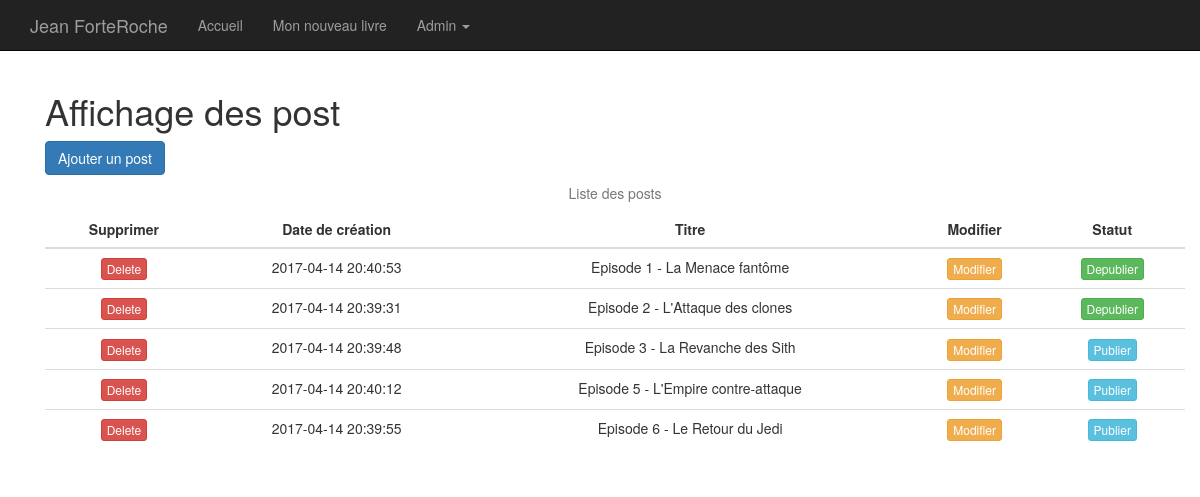
Page /admin/posts (signed in) on the earlier database version.
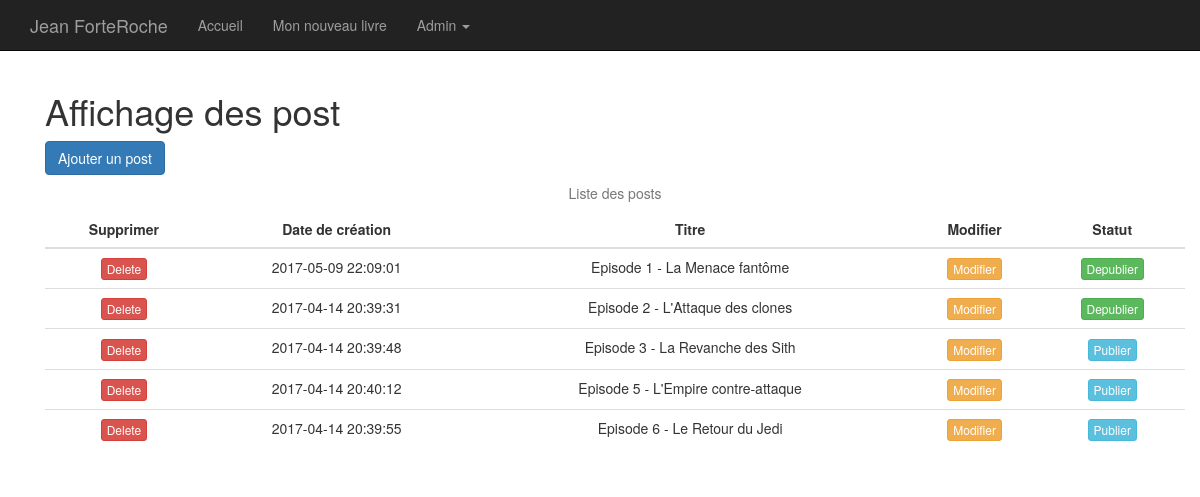
Same page on the later database version.
### tables this page shows
CREATE TABLE `t_billet` (
  `BIL_ID` int(11) NOT NULL AUTO_INCREMENT,
  `BIL_DATE` datetime NOT NULL,
  `BIL_TITRE` varchar(100) NOT NULL,
  `BIL_CONTENU` text NOT NULL,
  `BIL_STATUS` int(11) NOT NULL DEFAULT '0',
  PRIMARY KEY (`BIL_ID`)
);

### Core/Lib/Controller.php (called while the page is built, shortened)
<?php
class Controller
{
    protected $template = TEMPLATE;
    protected function render($repository, $view, $variables = []){
        $dossier = ucfirst($repository);
        $fichier = ucfirst($view);
        extract($variables);
        require (ROOT . '/Web/' . $dossier . '/View/View' . $fichier . '.php');
        $content = ob_get_clean();
        require($this->template);
    }
}

### Web/Admin/Controller/ControllerPost.php (called while the page is built, shortened)
<?php
class ControllerPost extends ControllerAdmin
{
    private $model;
    public function __construct()
    {
        $this->model = new ModelPosts();
    }
    public function viewPostsAdmin()
    {
        $titre = "Affichage des post";
        $posts = $this->model->getAllPosts();
        $this->render('admin', 'posts', compact('titre','posts'));
    }
}

### Core/Lib/App.php (called while the page is built, shortened)
<?php
class App {
    private $router;
    private $requestFactory;
    public function __construct(array $config)
    {
        $this->router = new Router($config);
        $this->requestFactory = new RequestFactory();
    }
    public function run()
    {
        $request = $this->requestFactory->buildRequest(array_key_exists('url',$_GET) ? $_GET['url'] : '');
        $route = $this->router->findRoute($request->getUrl());
        $controller = $route->getController();
        $action = $route->getAction();
        $controller->$action();
    }
}

### index.php (called while the page is built, shortened)
<?php
$config = [];
$app = new \Core\Lib\App($config);
$app->run();

### Core/Lib/Connexion.php (called while the page is built, shortened)
<?php
class Connexion
{
    private $PDOInstance = null;
    static $instance = null;
    public function __construct()
    {
            $this->PDOInstance = new \PDO('mysql:dbname='.self::DBNAME.';charset=utf8;host='.self::HOST,self::USER ,self::PASS,array(
                \PDO::MYSQL_ATTR_INIT_COMMAND => "SET NAMES 'utf8'",
                \PDO::ATTR_ERRMODE => \PDO::ERRMODE_EXCEPTION,
                \PDO::ATTR_DEFAULT_FETCH_MODE => \PDO::FETCH_OBJ,
            ));
    }
    public static function getInstance()
    {
        if(is_null(self::$instance))
        {
            self::$instance = new Connexion();
        }
        return self::$instance;
    }
    public function getQuery($query)
    {
        return $this->PDOInstance->query($query);
    }
}

### Core/Lib/DatabaseRepository.php (called while the page is built, shortened)
<?php
class DatabaseRepository
{
    function __construct()
    {
        $this->db = Connexion::getInstance();
    }
}

### Web/Blog/Model/ModelPosts.php (called while the page is built, shortened)
<?php
class ModelPosts extends DatabaseRepository implements PostsGateway
{
    public function getAllPosts()
    {
        return $this->db->getQuery('SELECT * from t_billet ORDER BY BIL_ID ASC')->fetchAll(\PDO::FETCH_OBJ);
    }
}

### Web/Admin/View/ViewPosts.php (the view, shortened to what this page needs)
<div class="container">
    <div class="row">
        <div class="col-xs-12 col-md-12">
            <H1><?= $titre ?></H1>
        </div>
        <div class="col-xs-12 col-md-12">
            <button type="button" id="adminBtnNewPost" class="btn btn-primary btn">
                <i class="icon icon-sign-out icon-lg"></i> Ajouter un post</button>
        </div>
    </div>
    <div class="row">
        <div class="col-xs-12 col-md-12">
            <table class="table table-hover" >
                <caption class="text-center">Liste des posts</caption>
                <thead >
                <tr>
                    <th class="text-center">Supprimer</th>
                    <th class="text-center">Date de création</th>
                    <th class="text-center">Titre</th>
                    <th class="text-center">Modifier</th>
                    <th class="text-center">Statut</th>
                </tr>
                </thead>
                <tbody>
                <?php foreach ($posts as $post): ?>
                    <tr class="text-center">
                        <td>
                            <form action="admin/posts/deletepost" method="post">
                                <button type="submit" name="deletepost" value="<?= $post->BIL_ID ?>" class="btn btn-danger btn-xs" >Delete</button>
                            </form>
                        </td>
                        <td><?= $post->BIL_DATE ?></td>
                        <td><?= $post->BIL_TITRE ?></td>
                        <td><button type="button" data-toggle="modal" data-target="#modifierModal" id="modifier<?= $post->BIL_ID ?>" name="modifier" value="<?= $post->BIL_ID ?>" class="btn btn-warning btn-xs"> Modifier</button></td>
                        <td><button type="button" id="<?= $post->BIL_ID ?>" name="publication" value="<?= $post->BIL_STATUS ?>" class="btn btn-<?= $post->BIL_STATUS == 0 ? "info" : "success" ?> btn-xs"> <?= $post->BIL_STATUS == 0 ? "Publier" : "Depublier" ?></button></td>
                    </tr>
                <?php endforeach; ?>
                </tbody>
            </table>
        </div>
    </div>
</div>

### Core/Assets/html/template.php (shortened to what this page needs)
<!DOCTYPE html>
<html>
<head>
    <link rel="stylesheet" href="/jean-forteroche/vendor/twbs/bootstrap/dist/css/bootstrap.min.css">
    <link rel="stylesheet" href="/jean-forteroche/Core/Assets/css/styles.css">
</head>
<body>
    <nav class="navbar navbar-inverse navbar-fixed-top">
        <div class="container">
            <div class="navbar-header">
                <a class="navbar-brand" href="/jean-forteroche/accueil">Jean ForteRoche</a>
            </div>
            <div id="navbar" class="collapse navbar-collapse">
                <ul class="nav navbar-nav">
                    <li><a href="/jean-forteroche/accueil">Accueil</a></li>
                    <li><a href="/jean-forteroche/posts">Mon nouveau livre</a></li>
                    <?php if ( (isset($_SESSION['JFR']['username'])) && ($_SESSION['JFR']['userlevel'] == '1000') ) { ?>
                        <li class="dropdown">
                            <a href="#" class="dropdown-toggle" data-toggle="dropdown">Admin <b class="caret"></b></a>
                        </li>
                    <?php } else { ?>
                        <li><a href="/jean-forteroche/admin">Admin</a></li>
                    <?php } ?>
                </ul>
            </div>
        </div>
    </nav>
    <div class="container-fluid">
        <div class="row">
            <div class="col-md-12">
                <div class="col-md-12">
                </div>
                <div class="col-md-12">
                    <?= $content ?>
                </div>
            </div>
        </div>
    </div>
</body>
</html>

### Core/Assets/css/styles.css (style rules this page uses)
body { padding-top: 70px; }

Differences in the rows shown:
changed t_billet "Episode 1 - La Menace fantôme": BIL_DATE "2017-04-14 20:40:53" → "2017-05-09 22:09:01"
